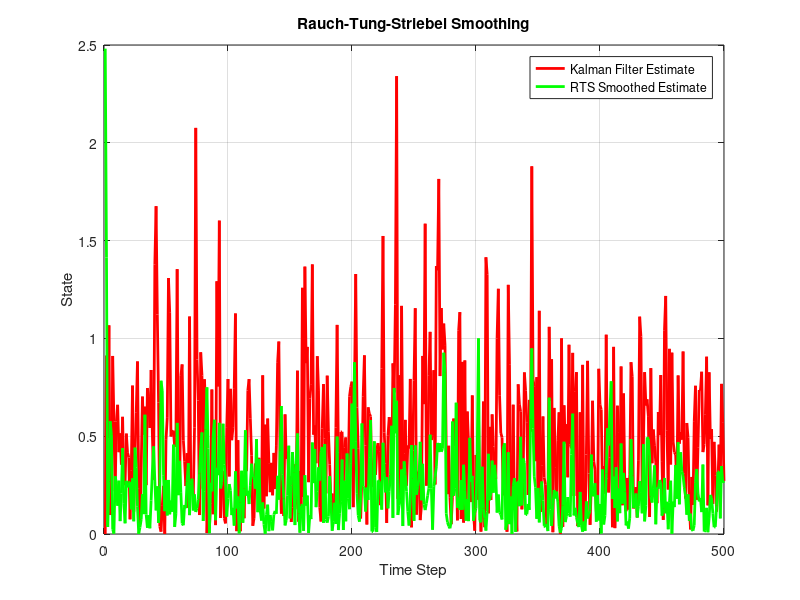

Write MATLAB code to recreate this figure.
clear; close all; clc;

% Parameters of the system
A = [1 1; 0 1];    % State transition matrix
H = [1 0];         % Observation matrix
Q = [0.1 0; 0 0.1]; % Process noise covariance
R = 0.1;           % Measurement noise covariance

% Number of time steps
T = 500;

% True initial state
x_true = [0; 1];

% Initialize arrays to store results
x_true_store = zeros(2, T);
z_store = zeros(1, T);
x_est = zeros(2, T);
P_est = zeros(2, 2, T);

% Initial estimates
x_est(:,1) = [0; 0];
P_est(:,:,1) = eye(2);

% Generate true states and noisy measurements
for k = 2:T
    x_true = A * x_true + mvnrnd([0; 0], Q)';  % True state evolution
    z = H * x_true + normrnd(0, sqrt(R));      % Measurement with noise
    
    % Kalman filter prediction step
    x_pred = A * x_est(:,k-1);
    P_pred = A * P_est(:,:,k-1) * A' + Q;
    
    % Kalman filter update step
    K = P_pred * H' / (H * P_pred * H' + R);
    x_est(:,k) = x_pred + K * (z - H * x_pred);
    P_est(:,:,k) = (eye(2) - K * H) * P_pred;
    
    % Store true state and measurement
    x_true_store(:,k) = x_true;
    z_store(k) = z;
end

% Apply the RTS smoother
x_smooth = x_est;
P_smooth = P_est;

for k = T-1:-1:1
    % RTS smoother gain
    Ck = P_est(:,:,k) * A' / P_pred;
    
    % Smoothed state estimate
    x_smooth(:,k) = x_est(:,k) + Ck * (x_smooth(:,k+1) - A * x_est(:,k));
    
    % Smoothed error covariance
    P_smooth(:,:,k) = P_est(:,:,k) + Ck * (P_smooth(:,:,k+1) - P_pred) * Ck';
end

% Plotting results
error_est = abs(sum(x_est - x_true_store));
error_smoth = abs(sum(x_smooth - x_true_store));
figure;
plot(1:T, error_est(1, :), 'r', 'LineWidth', 2);
hold on;
plot(1:T, error_smoth(1, :), 'g', 'LineWidth', 2);
legend('Kalman Filter Estimate', 'RTS Smoothed Estimate');
xlabel('Time Step');
ylabel('State');
title('Rauch-Tung-Striebel Smoothing');
grid on;